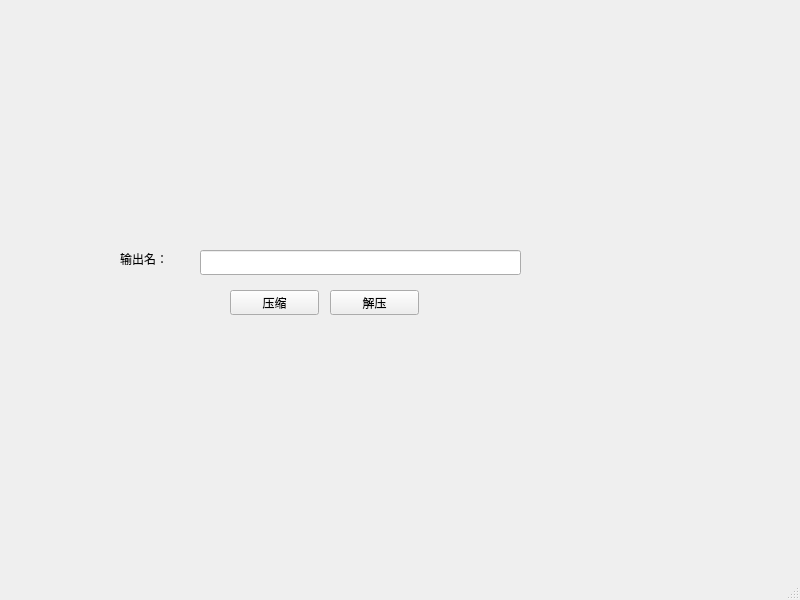
<?xml version="1.0" encoding="UTF-8"?>
<ui version="4.0">
 <class>MainWindow</class>
 <widget class="QMainWindow" name="MainWindow">
  <property name="geometry">
   <rect>
    <x>0</x>
    <y>0</y>
    <width>800</width>
    <height>600</height>
   </rect>
  </property>
  <property name="windowTitle">
   <string>MainWindow</string>
  </property>
  <widget class="QWidget" name="centralwidget">
   <widget class="QWidget" name="buttonEdit" native="true">
    <property name="geometry">
     <rect>
      <x>140</x>
      <y>140</y>
      <width>381</width>
      <height>80</height>
     </rect>
    </property>
   </widget>
   <widget class="QPushButton" name="compressButton">
    <property name="geometry">
     <rect>
      <x>230</x>
      <y>290</y>
      <width>89</width>
      <height>25</height>
     </rect>
    </property>
    <property name="text">
     <string>压缩</string>
    </property>
   </widget>
   <widget class="QLineEdit" name="outputlineEdit">
    <property name="geometry">
     <rect>
      <x>200</x>
      <y>250</y>
      <width>321</width>
      <height>25</height>
     </rect>
    </property>
   </widget>
   <widget class="QLabel" name="label">
    <property name="geometry">
     <rect>
      <x>120</x>
      <y>250</y>
      <width>67</width>
      <height>17</height>
     </rect>
    </property>
    <property name="text">
     <string>输出名：</string>
    </property>
   </widget>
   <widget class="QPushButton" name="decompressButton">
    <property name="geometry">
     <rect>
      <x>330</x>
      <y>290</y>
      <width>89</width>
      <height>25</height>
     </rect>
    </property>
    <property name="text">
     <string>解压</string>
    </property>
   </widget>
  </widget>
  <widget class="QMenuBar" name="menubar">
   <property name="geometry">
    <rect>
     <x>0</x>
     <y>0</y>
     <width>800</width>
     <height>28</height>
    </rect>
   </property>
  </widget>
  <widget class="QStatusBar" name="statusbar"/>
 </widget>
 <resources/>
 <connections/>
</ui>
